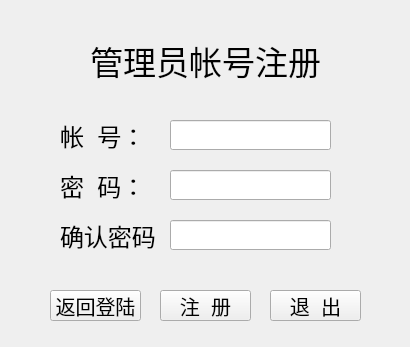
<?xml version="1.0" encoding="UTF-8"?>
<ui version="4.0">
 <class>Form</class>
 <widget class="QWidget" name="Form">
  <property name="geometry">
   <rect>
    <x>0</x>
    <y>0</y>
    <width>410</width>
    <height>347</height>
   </rect>
  </property>
  <property name="font">
   <font>
    <pointsize>18</pointsize>
   </font>
  </property>
  <property name="windowTitle">
   <string>login_window</string>
  </property>
  <widget class="QLabel" name="account_label">
   <property name="geometry">
    <rect>
     <x>60</x>
     <y>120</y>
     <width>101</width>
     <height>31</height>
    </rect>
   </property>
   <property name="text">
    <string>帐  号：</string>
   </property>
  </widget>
  <widget class="QLabel" name="welcome_label">
   <property name="geometry">
    <rect>
     <x>90</x>
     <y>30</y>
     <width>241</width>
     <height>61</height>
    </rect>
   </property>
   <property name="font">
    <font>
     <family>微软雅黑</family>
     <pointsize>25</pointsize>
    </font>
   </property>
   <property name="text">
    <string>管理员帐号注册</string>
   </property>
  </widget>
  <widget class="QLineEdit" name="account_lineEdit">
   <property name="geometry">
    <rect>
     <x>170</x>
     <y>120</y>
     <width>161</width>
     <height>30</height>
    </rect>
   </property>
  </widget>
  <widget class="QLineEdit" name="passwd_lineEdit">
   <property name="geometry">
    <rect>
     <x>170</x>
     <y>170</y>
     <width>161</width>
     <height>30</height>
    </rect>
   </property>
  </widget>
  <widget class="QLabel" name="passwd_label">
   <property name="geometry">
    <rect>
     <x>60</x>
     <y>170</y>
     <width>101</width>
     <height>31</height>
    </rect>
   </property>
   <property name="text">
    <string>密  码：</string>
   </property>
  </widget>
  <widget class="QPushButton" name="login_btn">
   <property name="geometry">
    <rect>
     <x>50</x>
     <y>290</y>
     <width>91</width>
     <height>31</height>
    </rect>
   </property>
   <property name="font">
    <font>
     <pointsize>15</pointsize>
    </font>
   </property>
   <property name="text">
    <string>返回登陆</string>
   </property>
  </widget>
  <widget class="QPushButton" name="register_btn">
   <property name="geometry">
    <rect>
     <x>160</x>
     <y>290</y>
     <width>91</width>
     <height>31</height>
    </rect>
   </property>
   <property name="font">
    <font>
     <pointsize>15</pointsize>
    </font>
   </property>
   <property name="text">
    <string>注  册</string>
   </property>
  </widget>
  <widget class="QPushButton" name="quit_btn">
   <property name="geometry">
    <rect>
     <x>270</x>
     <y>290</y>
     <width>91</width>
     <height>31</height>
    </rect>
   </property>
   <property name="font">
    <font>
     <pointsize>15</pointsize>
    </font>
   </property>
   <property name="text">
    <string>退  出</string>
   </property>
  </widget>
  <widget class="QLabel" name="confirm_label">
   <property name="geometry">
    <rect>
     <x>60</x>
     <y>220</y>
     <width>101</width>
     <height>31</height>
    </rect>
   </property>
   <property name="text">
    <string>确认密码：</string>
   </property>
  </widget>
  <widget class="QLineEdit" name="confirm_lineEdit">
   <property name="geometry">
    <rect>
     <x>170</x>
     <y>220</y>
     <width>161</width>
     <height>30</height>
    </rect>
   </property>
  </widget>
 </widget>
 <tabstops>
  <tabstop>account_lineEdit</tabstop>
  <tabstop>passwd_lineEdit</tabstop>
  <tabstop>login_btn</tabstop>
  <tabstop>register_btn</tabstop>
  <tabstop>quit_btn</tabstop>
 </tabstops>
 <resources/>
 <connections/>
</ui>
